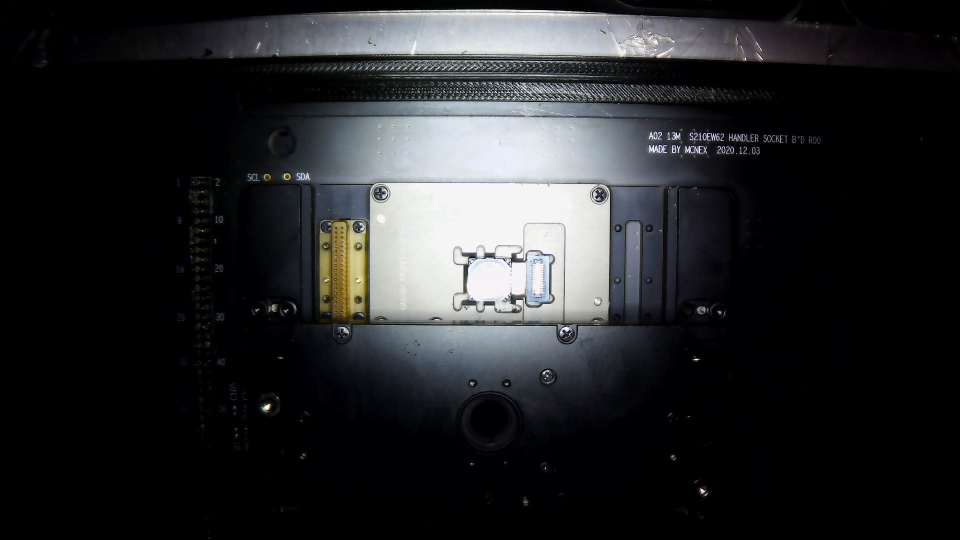
#> input picture file_camimg/d1.jpg, 1920 x 1080 px (shown at 1/2 size)
$ python crop2.py
#> lines starting #> are read from the running program, lines starting #| are printed output that depends on the picture
import cv2
from matplotlib import pyplot as plt


img=cv2.imread("file_camimg/d1.jpg")
#> img is the input picture: shape (1080, 1920, 3); mean B, G, R 41.2, 39.4, 38.4
img_w=cv2.imread("file_camimg/l6.jpg")
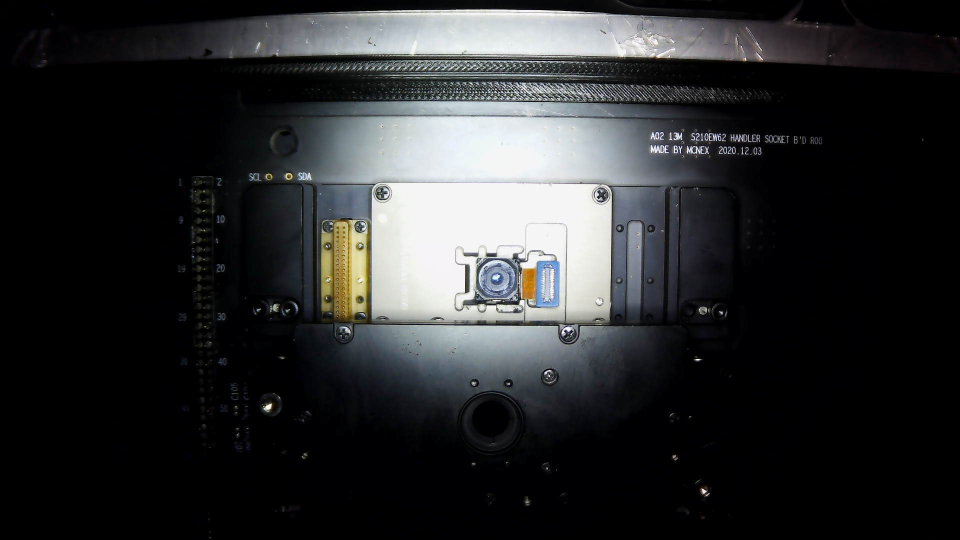
#> input picture file_camimg/l6.jpg, 1920 x 1080 px (shown at 1/2 size)
#> img_w is the input picture: shape (1080, 1920, 3); mean B, G, R 45.1, 44.1, 42.9

# [10 lines of commented-out code are left out]
cv2.imshow("Original Image",img)
# print(img.shape)
cv2.imshow("Original Image lech",img_w)

height,width=img.shape[:2]
#> height = 1080; width = 1920
start_row,start_col= 410,783
end_row,end_col= 635,1170

# height1,width1=img_w.shape[:2]
# start_row1,start_col1= 20,20
# end_row1,end_col1= 70,108

cropped=img[start_row:end_row,start_col:end_col]
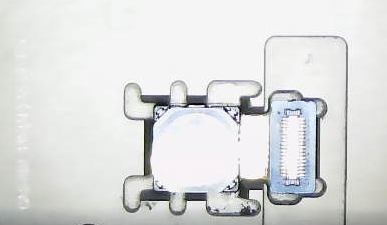
#> cropped: shape (225, 387, 3); mean B, G, R 221.1, 221.6, 220.3
gray_tray_1 = cv2.cvtColor(cropped, cv2.COLOR_BGR2GRAY)
# ret_tray_1, crop_tray_1 = cv2.threshold(gray_tray_1, 0, 255, cv2.THRESH_OTSU)

cropped1=img_w[start_row:end_row,start_col:end_col]
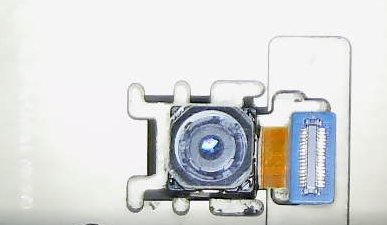
#> cropped1: shape (225, 387, 3); mean B, G, R 216.3, 216.4, 215
gray_tray_2 = cv2.cvtColor(cropped1, cv2.COLOR_BGR2GRAY)
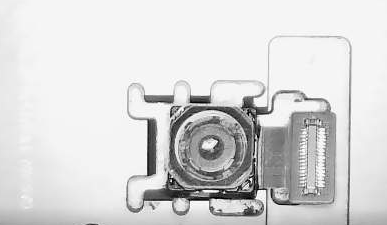
#> gray_tray_2: shape (225, 387); min 0, max 255, mean 216
# ret_tray_2, crop_tray_2 = cv2.threshold(gray_tray_1, 0, 255, cv2.THRESH_OTSU)

histr1 = cv2.calcHist([gray_tray_1], [0], None, [256], [0, 256])
#> histr1 = 256 values, max 17921 at index 245, min 1 at index 0, mean 340.1
histr2 = cv2.calcHist([gray_tray_2], [0], None, [256], [0, 256])
#> histr2 = 256 values, max 32445 at index 245, min 2 at index 6, mean 340.1

# print(histr2)
# print(histr2)

plt.subplot(121)
plt.imshow(gray_tray_2)
plt.subplot(122)
plt.plot(histr2)
plt.show()
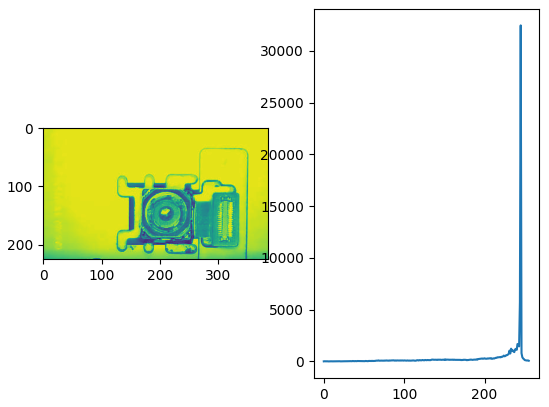
#> figure drawn by matplotlib, 2 panels; panel 2: curve peaks at x = 245, y = 32445
if max(histr2) > 20000:
    print("true") #co lech
else:
    print("false")

cv2.imshow("Cropped_Image",gray_tray_1)
cv2.imshow("Cropped_w",gray_tray_2)
cv2.waitKey(0)
cv2.destroyAllWindows()
